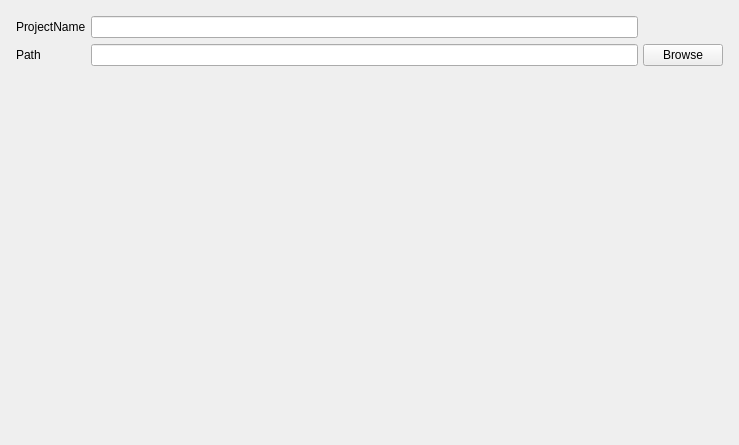
<?xml version="1.0" encoding="UTF-8"?>
<ui version="4.0">
 <class>ProSetPage</class>
 <widget class="QWizardPage" name="ProSetPage">
  <property name="geometry">
   <rect>
    <x>0</x>
    <y>0</y>
    <width>739</width>
    <height>445</height>
   </rect>
  </property>
  <property name="windowTitle">
   <string>WizardPage</string>
  </property>
  <layout class="QGridLayout" name="gridLayout_2">
   <item row="0" column="0">
    <layout class="QGridLayout" name="gridLayout">
     <property name="leftMargin">
      <number>5</number>
     </property>
     <property name="topMargin">
      <number>5</number>
     </property>
     <property name="rightMargin">
      <number>5</number>
     </property>
     <property name="bottomMargin">
      <number>5</number>
     </property>
     <property name="horizontalSpacing">
      <number>5</number>
     </property>
     <item row="2" column="0">
      <widget class="QLabel" name="label">
       <property name="text">
        <string>ProjectName</string>
       </property>
      </widget>
     </item>
     <item row="4" column="0">
      <widget class="QLabel" name="label_2">
       <property name="text">
        <string>Path</string>
       </property>
      </widget>
     </item>
     <item row="2" column="1">
      <widget class="QLineEdit" name="lineEdit"/>
     </item>
     <item row="4" column="2">
      <widget class="QPushButton" name="pushButton">
       <property name="text">
        <string>Browse</string>
       </property>
      </widget>
     </item>
     <item row="4" column="1">
      <widget class="QLineEdit" name="lineEdit_2"/>
     </item>
     <item row="5" column="1">
      <widget class="QLabel" name="tips">
       <property name="text">
        <string/>
       </property>
      </widget>
     </item>
    </layout>
   </item>
  </layout>
 </widget>
 <resources/>
 <connections/>
</ui>
